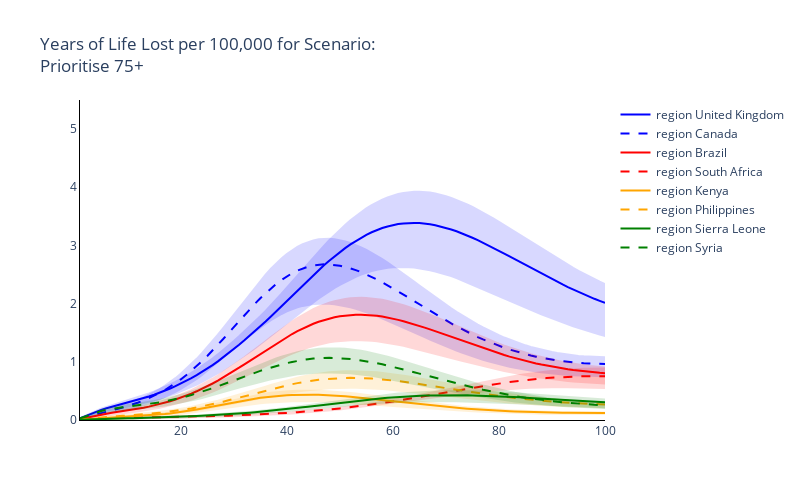
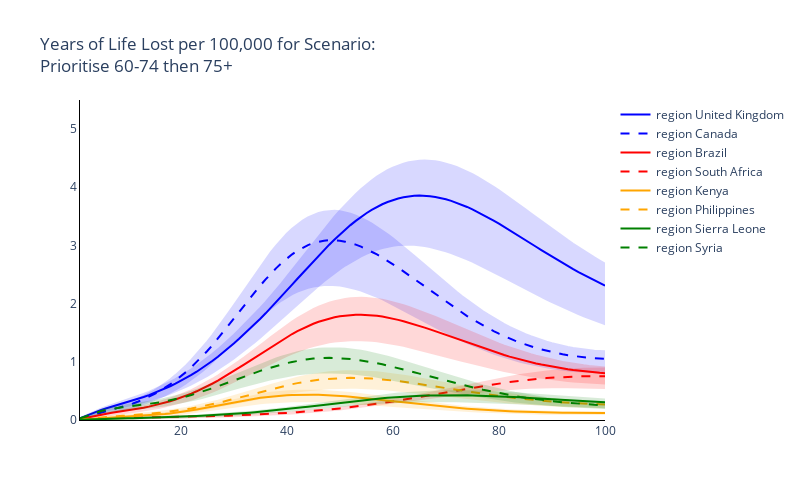
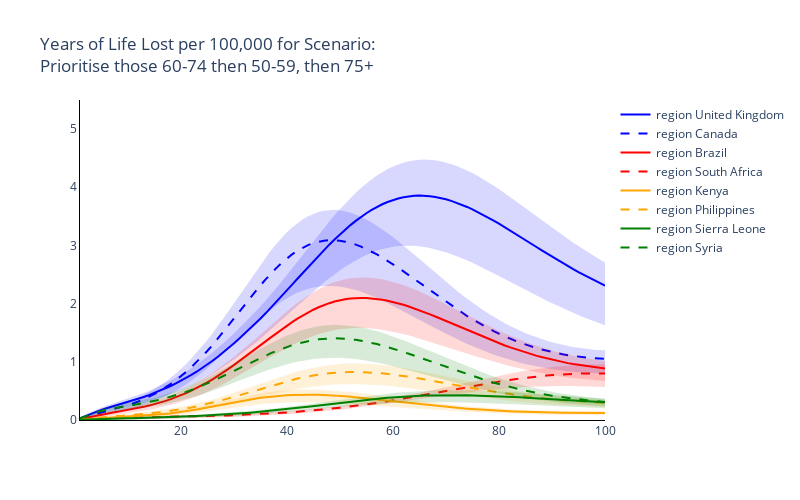
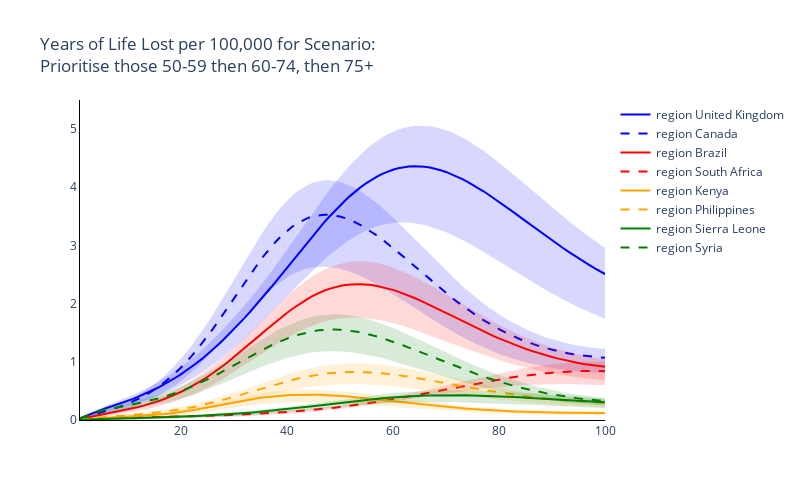

Notebook cell for these charts, in order:
### Markdown cell above
### Plot the time series of numbers of years lost for different scenarios

### Code cell
# Trace names - represent the solver used for the simulation
trace_name = ['region {}'.format(r) for r in regions]

# Plot for each boosting scenario
for s, scenario in enumerate(scenario_names):
    fig = go.Figure()
    # Plot (line plot for each solver method for each age)
    for r, reg in enumerate(regions):
        if r % 2 == 1:
            fig.add_trace(
                go.Scatter(
                    y=total_years_of_life_lost_mean[r][s, :],
                    x=parameters.simulation_parameters.times,
                    mode='lines',
                    name=trace_name[r],
                    line=dict(
                        color=colours[int(np.floor(r / 2))],
                        dash='dash')
                )
            )
        else:
            fig.add_trace(
                go.Scatter(
                    y=total_years_of_life_lost_mean[r][s, :],
                    x=parameters.simulation_parameters.times,
                    mode='lines',
                    name=trace_name[r],
                    line=dict(
                        color=colours[int(np.floor(r / 2))])
                )
            )

        fig.add_trace(
            go.Scatter(
                y=total_years_of_life_lost_upper[r][s, :].tolist() + total_years_of_life_lost_lower[r][s, :].tolist()[::-1],
                x=parameters.simulation_parameters.times + parameters.simulation_parameters.times[::-1],
                mode='lines',
                name=trace_name[r],
                fill='toself',
                fillcolor=colours[int(np.floor(r / 2))],
                line_color=colours[int(np.floor(r / 2))],
                opacity=0.15,
                showlegend=False
            )
        )

    # Add axis labels
    fig.update_layout(
        boxmode='group',
        title='Years of Life Lost per 100,000 for Scenario:<br>{}'.format(scenario),
        width=800,
        height=500,
        plot_bgcolor='white',
        xaxis=dict(linecolor='black'),
        yaxis=dict(linecolor='black', range=[0, 5.5]),
        hovermode='x unified'
        )

    fig.write_image('images/Years of Life Lost Scenario {}.pdf'.format(s+1))
    fig.show()
